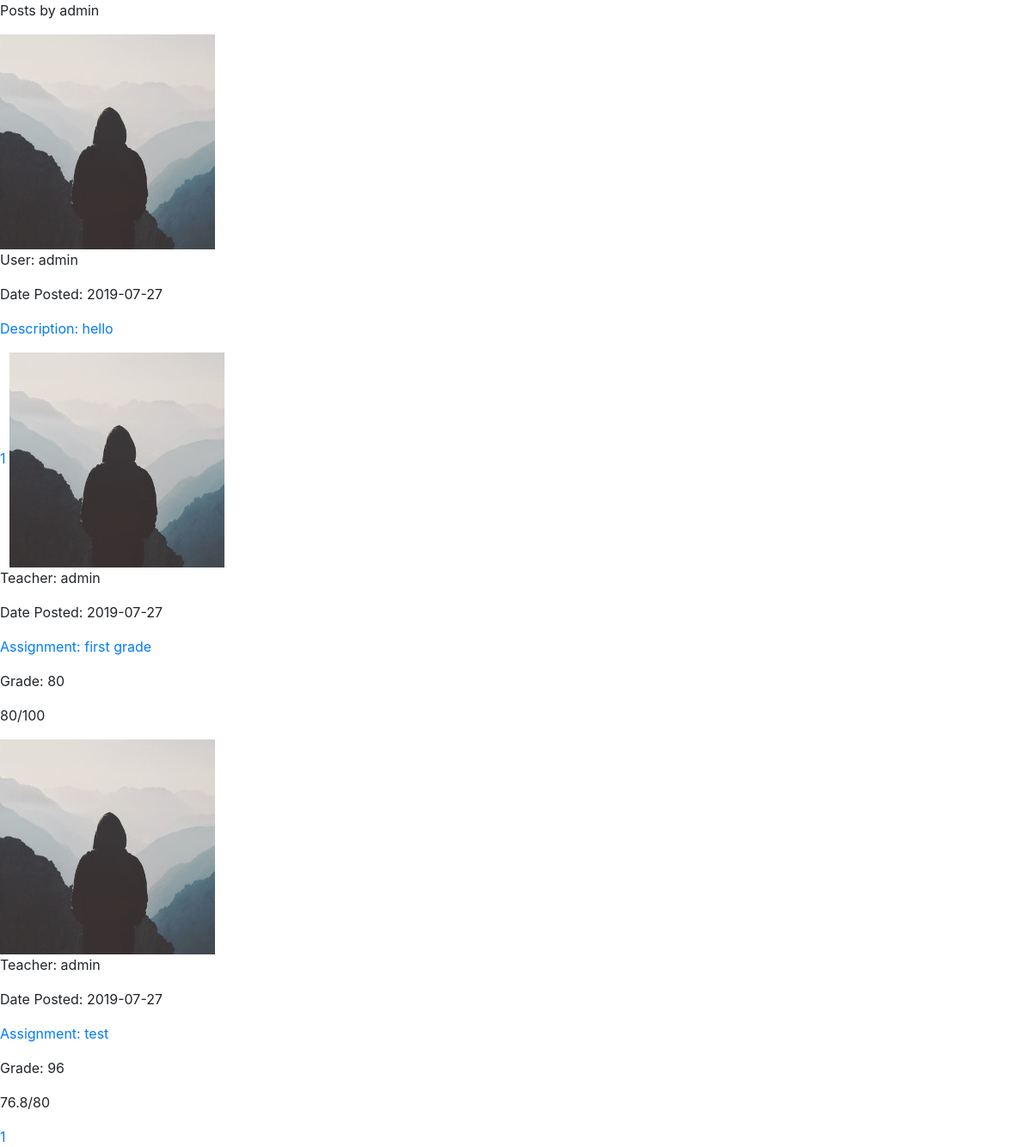
The app's page /user/admin (signed in) with its own data.
### flaskblog/models.py (models this page shows, shortened)
class User(db.Model, UserMixin):
	id = db.Column(db.Integer, primary_key=True)
	username = db.Column(db.String(20), unique=True, nullable=False)
	email = db.Column(db.String(120), unique=True, nullable=False)
	image_file = db.Column(db.String(20), nullable=False, default='default.jpg')
	password = db.Column(db.String(60), nullable=False)
	level = db.Column(db.String(20), nullable=False)
	posts = db.relationship('Post', backref='student', lazy=True)
	memberof = db.relationship('Clubs', secondary=membership, backref=db.backref('members', lazy='dynamic'))

class Question(db.Model):
	id = db.Column(db.Integer, primary_key=True)
	title =db.Column(db.String(20), default = "New Question")
	content = db.Column(db.String(300))
	reviewedornot = db.Column(db.Boolean, default=False)
	date_posted = db.Column(db.DateTime, nullable=False, default=datetime.utcnow)
	attached_image = db.Column(db.String(20))
	user = db.Column(db.String(50), nullable=False)
	quirk = db.Column(db.String(20), nullable=False)
	user_id = db.Column(db.Integer, nullable=False)

class Grade(db.Model):
	id = db.Column(db.Integer, primary_key=True)
	assignment = db.Column(db.String(20), nullable=False)
	user = db.Column(db.String(20), nullable=False)#student for whom the grade is posted
	grade = db.Column(db.Integer(), nullable=False)
	points = db.Column(db.Integer(), nullable=False)
	total_points = db.Column(db.Integer(), nullable=False)
	date_posted = db.Column(db.DateTime, nullable=False, default=datetime.utcnow)
	teacher = db.Column(db.String(20), nullable=False)#grader
	user_id = db.Column(db.Integer, nullable=False)

### flaskblog/routes.py (the view)
@app.route("/user/<string:username>")
@login_required
def user_posts(username):
	page = request.args.get('page', 1, type=int)
	user = User.query.filter_by(username=username).first_or_404()
	attached_image=user.image_file
	questions = Question.query.filter_by(user=username).paginate(page=page, per_page=5)
	grades = Grade.query.filter_by(user=username).paginate(page=page, per_page=5)
	return render_template('user_posts.html', questions=questions, grades=grades, user=user, attached_image=attached_image)

### flaskblog/models.py (called while the page is built)
@login_manager.user_loader
def load_user(user_id):
	return User.query.get(int(user_id))

### flaskblog/templates/user_posts.html
{% extends "layout.html" %}
{% block content %}
	<p>Posts by {{ user.username }}</p>
	{% for question in questions.items %}
		<img src="{{ url_for('static', filename='profile_pics/' + attached_image) }}">
		<p>User: {{ question.user }}</p>
		<p>Date Posted: {{ question.date_posted.strftime('%Y-%m-%d') }}</p>
		<p><a href="{{ url_for('view_question', post_id=question.id) }}">Description: {{ question.content }}</a></p>
	{% endfor %}
	{% for page_num in questions.iter_pages(left_edge=1, right_edge=1, left_current=1, right_current=2) %}
		{% if page_num %}
			<a href="{{ url_for('user_posts', username=user.username, page=page_num) }}">{{ page_num }}</a>
		{% endif %}
	{% endfor %}
	{% for grade in grades.items %}
		<img src="{{ url_for('static', filename='profile_pics/' + attached_image) }}">
		<p>Teacher: {{ grade.teacher }}</p>
		<p>Date Posted: {{ grade.date_posted.strftime('%Y-%m-%d') }}</p>
		<p><a href="{{ url_for('view_grade', post_id=grade.id) }}">Assignment: {{ grade.assignment }}</a></p>
		<p>Grade: {{ grade.grade }}</p>
		<p> {{ grade.points }}/{{ grade.total_points }}</p>
	{% endfor %}
	{% for page_num in grades.iter_pages(left_edge=1, right_edge=1, left_current=1, right_current=2) %}
		{% if page_num %}
			<a href="{{ url_for('user_posts', username=user.username, page=page_num) }}">{{ page_num }}</a>
		{% endif %}
	{% endfor %}
{% endblock %}

### flaskblog/templates/layout.html (shortened to what this page needs)
<!DOCTYPE html>
<html>
<head>
    <link rel="stylesheet" href="https://stackpath.bootstrapcdn.com/bootstrap/4.3.1/css/bootstrap.min.css">
</head>
<body>
	{% block content %}
	{% endblock %}
</body>
</html>

### records on screen
User: username "admin"
Question: image_file (placeholder picture), user "admin", date_posted "2019-07-27", content "hello"
Grade: image_file (placeholder picture), teacher "admin", date_posted "2019-07-27", assignment "first grade", grade "80", points "80", total_points "100"
Grade: image_file (placeholder picture), teacher "admin", date_posted "2019-07-27", assignment "test", grade "96", points "76.8", total_points "80"

### other values on screen
{{ page_num }} "1"
